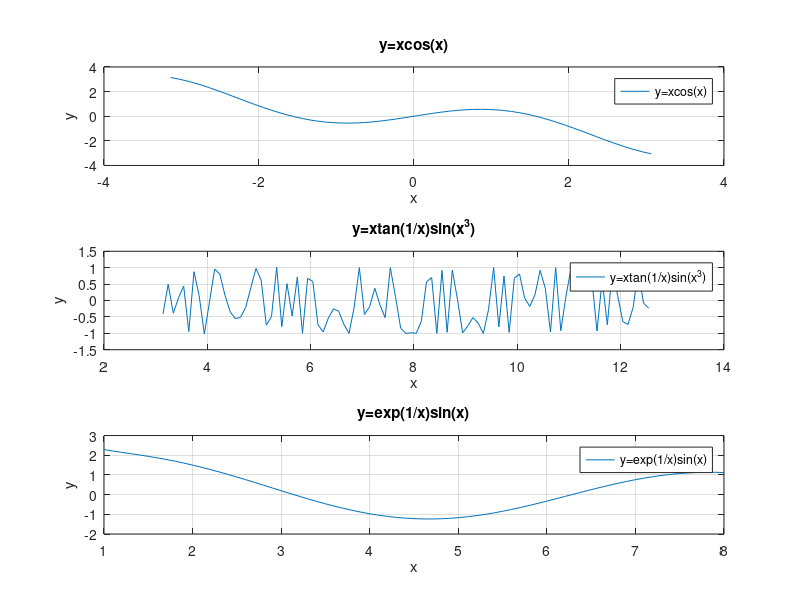

The MATLAB script that drew this image:
function output = que3()
%que3 - Description
%
% Syntax: output = que3()
%
% Long description
    x1 = -1*pi:0.1:pi;
    x2 = pi:0.1:4*pi;
    x3 = 1:0.1:8;

    y1 = x1 .* cos(x1);
    y3 = exp(1./x3) .* sin(x3);
    y2 = x2 .* tan(1./x2) .* sin(x2 .^ 3);

    subplot(3,1,1);
    plot(x1,y1),grid on
    legend('y=xcos(x)')
    title('y=xcos(x)')
    xlabel('x')
    ylabel('y')
    axis auto
    % gtext('POINTER')

    subplot(3,1,2);
    plot(x2,y2),grid on
    legend('y=xtan(1/x)sin(x^3)')
    title('y=xtan(1/x)sin(x^3)')
    xlabel('x')
    ylabel('y')
    % gtext('POINTER')

    subplot(3,1,3);
    plot(x3,y3),grid on
    legend('y=exp(1/x)sin(x)')
    title('y=exp(1/x)sin(x)')
    xlabel('x')
    ylabel('y')
    % gtext('POINTER')

end